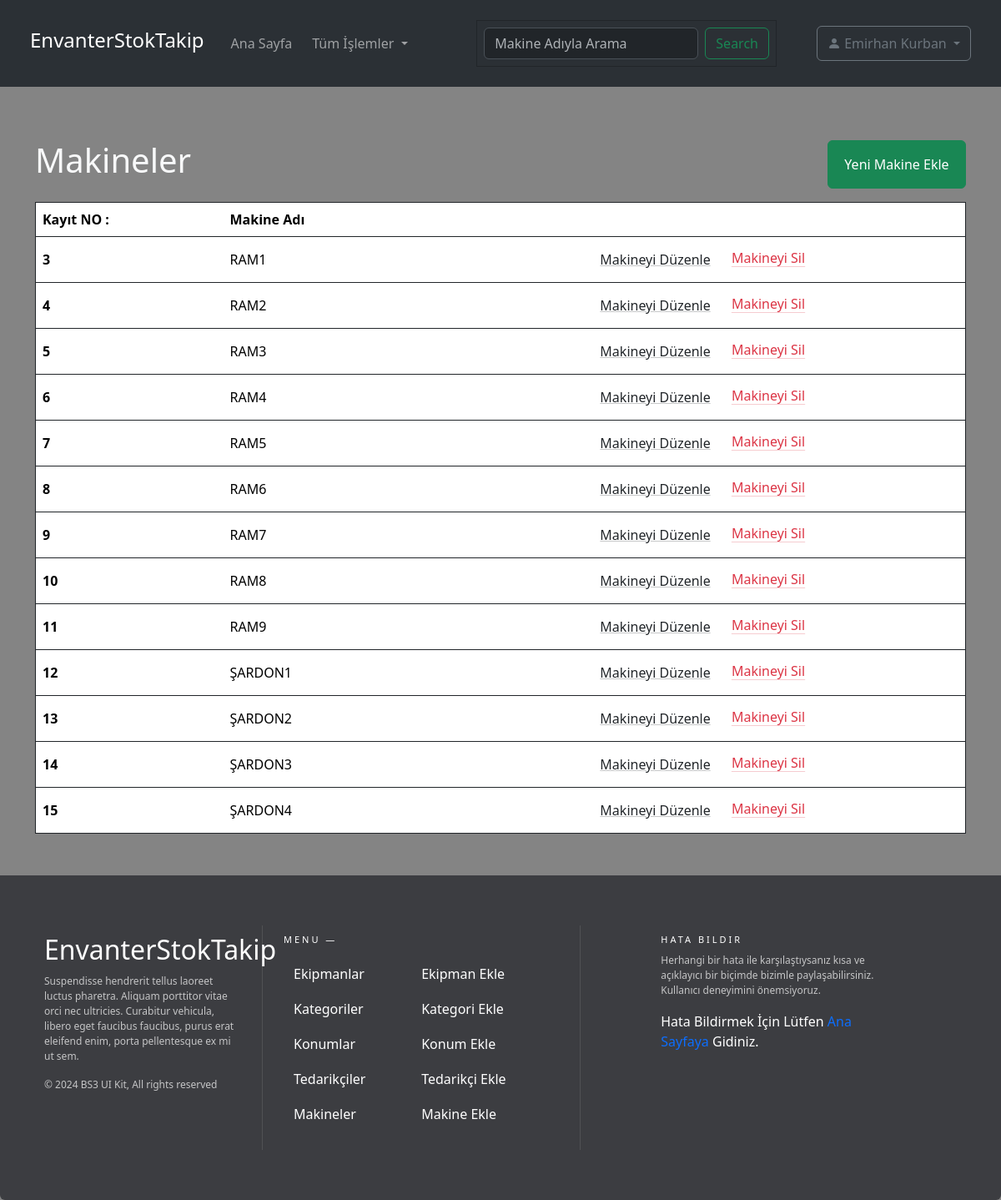
/makineIndex (signed in), run on the app's committed database.
### users/models.py (models this page shows)
class CustomUser(AbstractUser):
    phone_number = models.CharField(max_length=20, blank=True, null=True)
    profile_photo = models.ImageField(upload_to='images/profile_photos/', blank=True, null=True)
    title = models.CharField(max_length=100, blank=True, null=True)
    address = models.TextField(blank=True, null=True)
    groups = models.ManyToManyField(Group, related_name='custom_user_groups')
    user_permissions = models.ManyToManyField(Permission, related_name='custom_user_permissions')

### makine/models.py (models this page shows, shortened)
class Makine(models.Model):
    makineAdi = models.CharField(max_length=50, verbose_name = "Makine Adı")

### makine/views.py (the view)
# urls.py: path('makineIndex', makine_views.ListMakineVİew, name='MakineIndex'),
@login_required(login_url='/')
def ListMakineVİew(request):
    makineler = Makine.objects.all()
    search_query = request.GET.get('search')
    filtre = False
    if search_query:
        makineler = makineler.filter(makineAdi__icontains=search_query)
        filtre = True
    context = {'makineler': makineler, 'filtre': filtre}
    return render(request, "makineViews/makineIndex.html", context)

### templates/makineViews/makineIndex.html (shortened to what this page needs)
{% load widget_tweaks %}
<!doctype html>
<html lang="en">
    <head>
        <link
            href="https://cdn.jsdelivr.net/npm/bootstrap@5.3.2/dist/css/bootstrap.min.css"
            rel="stylesheet"
        />
        {% load static %}
        <link rel="stylesheet" href="{% static 'style.css' %}">
    </head>
    <body class="bg-lightblue">
        <header>
           {% include 'partials/_navbar.html' %}
        </header>
        <main>
            <div class="container pt-5">
                <div class="row my-3">
                    <div class="col-10 text-light">
                        <h1>Makineler</h1>
                    </div>
                    <div class="col-2">
                        <a class="btn btn-success p-3 col-12" href="{% url 'CreateMakine' %}">Yeni Makine Ekle</a>
                    </div>
                </div>
                {% if makineler %}
                <table class="table border border-dark table-hover">
                    <thead>
                      <tr>
                        <th scope="col">Kayıt NO :</th>
                        <th scope="col">Makine Adı</th>
                        <th scope="col">
                        </th>
                      </tr>
                    </thead>
                    <tbody>
                        {% for makine in makineler %}
                        {% if formId == makine.id %}
                        <tr class="table-active align-middle">
                        {% else %}
                        <tr class="align-middle">
                        {% endif %}
                           <th scope="row">{{makine.id}}</th>
                           {% if formId == makine.id %}
                           <td>
                               <form method="POST">
                                {% csrf_token %}
                                 {% render_field form.makineAdi value=makine.makineAdi %}
                                <input type="submit" class="btn btn-primary" value="Kaydet">
                                <a href="{% url 'MakineIndex' %}" class="btn btn-secondary">Vazgeç</a>
                               </form>
                           </td>
                           {% else %}
                           <td>{{makine.makineAdi}}</td>
                           {% endif %}
                            <td class="text-center">
                                <a href="{% url 'UpdateMakine' makine.pk %}" class="btn btn-link link-dark align-middle link-underline-opacity-25 link-underline-opacity-100-hover {% if formId == makine.id %}disabled{% endif %}">
                                    Makineyi Düzenle
                                </a>
                                <a class="link-danger link-offset-2 link-underline-opacity-25 link-underline-opacity-100-hover ms-2" data-bs-toggle="modal" data-bs-target="#deleteModal{{ makine.id }}">
                                    Makineyi Sil
                                </a>
                            </td>
                        </tr>
                        {% endfor %}
                    </tbody>
                </table>
                {% endif %}
            </div>
        </main>
        {% include 'partials/_footer.html' %}
    </body>
</html>

### templates/partials/_navbar.html (shortened to what this page needs)
<link href="https://cdn.jsdelivr.net/npm/bootstrap-icons/font/bootstrap-icons.css" rel="stylesheet">
<nav class="navbar navbar-expand-lg bg-body-tertiary p-4" data-bs-theme="dark">
    <div class="container-fluid">
      <a class="navbar-brand" href="{% url 'Home' %}"><h4>EnvanterStokTakip</h4></a>
      <div class="collapse navbar-collapse" id="navbarSupportedContent">
        <ul class="navbar-nav me-auto mb-2 mb-lg-0">
          <li class="nav-item">
            <a class="nav-link mx-2 {% if request.path == '/home' %}active{% endif %}" aria-current="page" href="{% url 'Home' %}">Ana Sayfa</a>
          </li>
          <li class="nav-item dropdown">
            <a class="nav-link dropdown-toggle" href="#" role="button" data-bs-toggle="dropdown" aria-expanded="false">
                Tüm İşlemler
            </a>
          </li>
        </ul>
        {% if request.path == '/home' or request.path == '/kategoriIndex' or request.path == '/konumIndex' or request.path == '/tedarikciIndex' or request.path == '/makineIndex' %}
          <form class="d-flex me-5 border border-dark p-2" role="search">
            <input class="form-control me-2" type="search" name="search" aria-label="Search"
             placeholder="{% if request.path == '/home' %}Ekipman{% elif request.path == '/kategoriIndex' %}Kategori{% elif request.path == '/tedarikciIndex' %}Tedarikçi{% elif request.path == '/konumIndex' %}Konum{% elif request.path == '/makineIndex' %}Makine{% endif %} Adıyla Arama"
             {% if searchQuery %}value="{{searchQuery}}"{% endif %}>
            <button class="btn btn-outline-success" type="submit" name="form_submit">Search</button>
          </form>
        {% endif %}
        {% if request.user.is_authenticated %}
          <div class="dropdown">
            <a class="btn btn-outline-secondary dropdown-toggle py-2" href="#" role="button" id="userDropdown" data-bs-toggle="dropdown" aria-expanded="false">
              <i class="bi bi-person-fill"></i>
               {{request.user.get_full_name}}
            </a>
          </div>
          {% else %} <a href="{% url 'Login' %}">Please Login</a> {% endif %}
        </div>
      </div>
  </nav>

### static/style.css (style rules this page uses)
body { background-color: rgba(90, 90, 90, 0.742) !important; }
main { min-height: 600px; margin-bottom: 50px; }

### data on the page
CustomUser: user.get_full_name "Emirhan Kurban"
Makine: id "3", makineAdi "RAM1"
Makine: id "4", makineAdi "RAM2"
Makine: id "5", makineAdi "RAM3"
Makine: id "6", makineAdi "RAM4"
Makine: id "7", makineAdi "RAM5"
Makine: id "8", makineAdi "RAM6"
Makine: id "9", makineAdi "RAM7"
Makine: id "10", makineAdi "RAM8"
Makine: id "11", makineAdi "RAM9"
Makine: id "12", makineAdi "ŞARDON1"
Makine: id "13", makineAdi "ŞARDON2"
Makine: id "14", makineAdi "ŞARDON3"
Makine: id "15", makineAdi "ŞARDON4"
